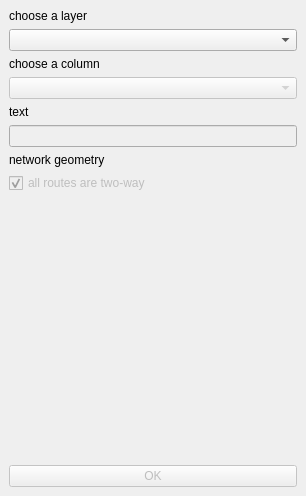
<?xml version="1.0" encoding="UTF-8"?>
<ui version="4.0">
 <class>DockWidget</class>
 <widget class="QDockWidget" name="DockWidget">
  <property name="geometry">
   <rect>
    <x>0</x>
    <y>0</y>
    <width>306</width>
    <height>496</height>
   </rect>
  </property>
  <property name="windowTitle">
   <string>DockWidget</string>
  </property>
  <widget class="QWidget" name="dockWidgetContents">
   <layout class="QGridLayout" name="gridLayout">
    <item row="0" column="0">
     <layout class="QVBoxLayout" name="verticalLayout">
      <item>
       <widget class="QLabel" name="cblayer_label">
        <property name="text">
         <string>choose a layer</string>
        </property>
       </widget>
      </item>
      <item>
       <widget class="QgsMapLayerComboBox" name="cb_layer"/>
      </item>
      <item>
       <widget class="QLabel" name="cdcolumn_label">
        <property name="text">
         <string>choose a column</string>
        </property>
       </widget>
      </item>
      <item>
       <widget class="QgsFieldComboBox" name="cb_column">
        <property name="enabled">
         <bool>false</bool>
        </property>
       </widget>
      </item>
      <item>
       <widget class="QLabel" name="label_3">
        <property name="text">
         <string>text</string>
        </property>
       </widget>
      </item>
      <item>
       <widget class="QLineEdit" name="lineEdit">
        <property name="enabled">
         <bool>false</bool>
        </property>
       </widget>
      </item>
      <item>
       <widget class="QLabel" name="label">
        <property name="text">
         <string>network geometry</string>
        </property>
       </widget>
      </item>
      <item>
       <widget class="QCheckBox" name="check_twoway">
        <property name="enabled">
         <bool>false</bool>
        </property>
        <property name="text">
         <string>all routes are two-way</string>
        </property>
        <property name="checked">
         <bool>true</bool>
        </property>
       </widget>
      </item>
      <item>
       <spacer name="verticalSpacer">
        <property name="orientation">
         <enum>Qt::Vertical</enum>
        </property>
        <property name="sizeHint" stdset="0">
         <size>
          <width>20</width>
          <height>40</height>
         </size>
        </property>
       </spacer>
      </item>
      <item>
       <widget class="QPushButton" name="accept_button">
        <property name="enabled">
         <bool>false</bool>
        </property>
        <property name="text">
         <string>OK</string>
        </property>
       </widget>
      </item>
     </layout>
    </item>
   </layout>
  </widget>
 </widget>
 <customwidgets>
  <customwidget>
   <class>QgsFieldComboBox</class>
   <extends>QComboBox</extends>
   <header>qgsfieldcombobox.h</header>
  </customwidget>
  <customwidget>
   <class>QgsMapLayerComboBox</class>
   <extends>QComboBox</extends>
   <header>qgsmaplayercombobox.h</header>
  </customwidget>
 </customwidgets>
 <resources/>
 <connections/>
</ui>
